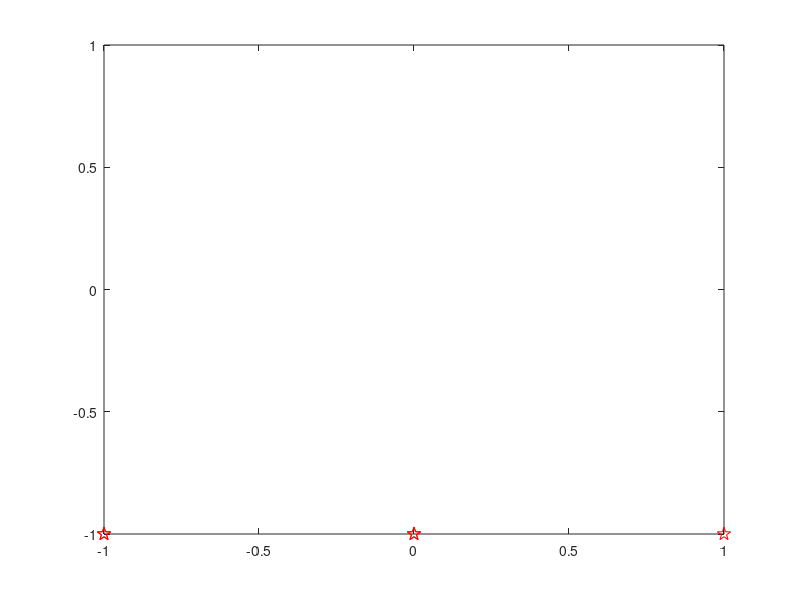
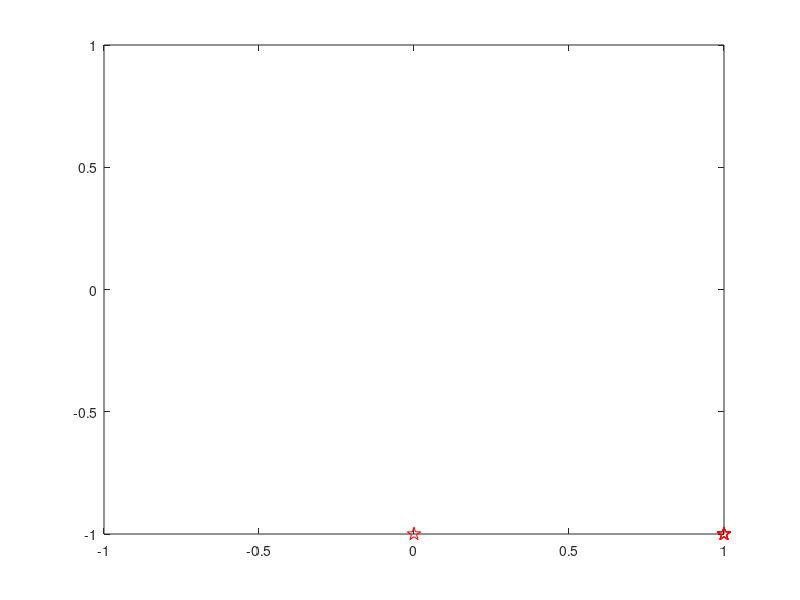
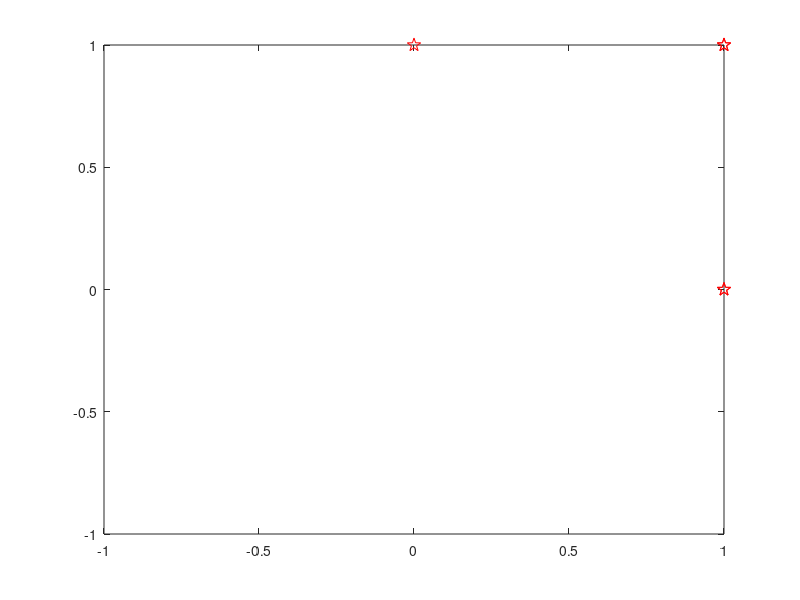
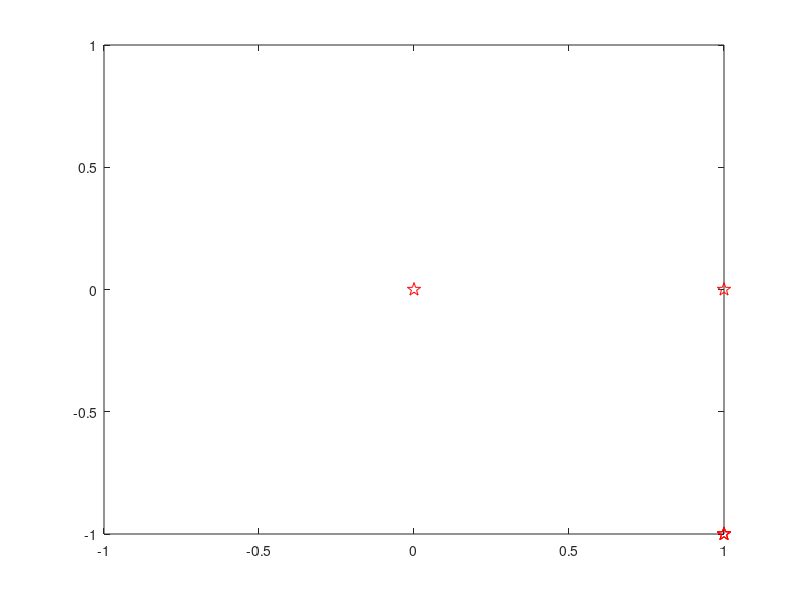

Write MATLAB code to recreate these figures, in order.
clc
#Definicion de variables
t=6;        #tiempo
l=1;        #largo de eje
p=5;        #No particulas 
n=2;        #No de dimensiones
a=0;
contador = 0;

#inicio de programa

N1=round(unifrnd(-l,l,p,n))  #Genera un número alearorio dentro de "l"

for T = 1:t                    #Bucle de tiempo 

#Define en q dimensión se hará la suma
d=round(unifrnd(1,n,1,1));
  for i=1:p

    #"A" generan numeros al azar entre -1 y 1 
    #se redondea 
    #se suma al numero aleatorio generado 
    A=round(unifrnd(-1,1,1,1)); 

    a=sum(A); 

    if a<0                     
      a=1;                      
    else                      
      a=-1;  
    endif 
    
    N1(i,d)=N1(i,d)+a;  

  #Condición ciclo: al llegar al valor de "l" regresa a "-l" y viceversa 
    if  N1(i,d)>l;  
      N1(i,d)=-l; 
    elseif N1(i,d)<-l;  
      N1(i,d)=l; 
    else 
      N1=N1; 
    endif 
  endfor 

  N1  #Muestra posiciones

  plot(N1(:,1),N1(:,2),'pr',"markersize", 10)
  xlim([-l,l]);
  ylim([-l,l]);
  saveas(gcf,strcat('ploty',num2str(T),'.png'));

endfor
